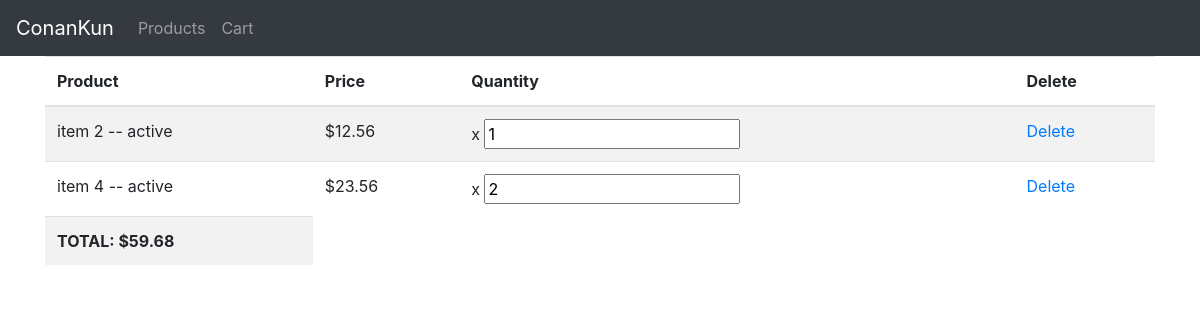
Before: /products/viewCart/ (signed in) with the older database file.
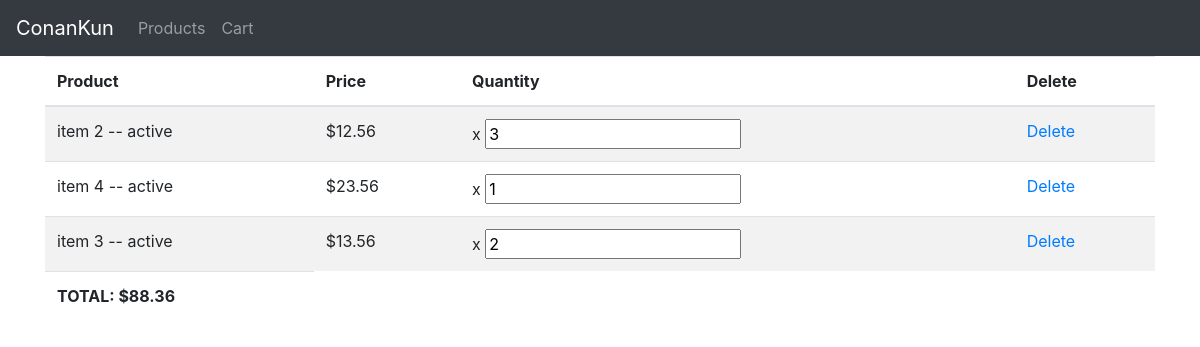
After: the same page with the newer database file.
### products/models.py (models this page shows, shortened)
class Order(models.Model):
	customer = models.CharField(max_length = 25)
	product = models.ForeignKey(Products, on_delete = models.CASCADE)
	quantity = models.IntegerField()
	price = models.FloatField()
	created_at = models.DateTimeField(auto_now_add = True)

class Products(models.Model):
	title = models.CharField(max_length = 25)
	image = models.FileField()
	description = models.TextField()
	price = models.FloatField()
	created_at = models.DateTimeField(auto_now_add = True)
	status = models.CharField(max_length = 25, choices = STATUS)
	def __str__(self):
		return f"{self.title} -- {self.status}"

### products/views.py (the view, shortened to what this page needs)
# urls.py: path('viewCart/', views.viewCart, name = 'viewCart'),
def viewCart(request):
	total = 0
	if request.user.is_authenticated:
		yourCart = Order.objects.filter(customer = request.user)
		if yourCart.exists():
			for item in yourCart:
				total += item.price * item.quantity
			return render(request, 'products/viewCart.html', {'yourCart': yourCart, 'total': total})
		else:
			messages.info(request, 'your cart do not have any product')
			return render(request, 'products/viewCart.html', {'total': total})

### products/templates/products/viewCart.html
{% extends 'products/base.html' %}
{% block content %}
	 <table class="table table-striped">
	    <thead>
	      <tr>
	        <th>Product</th>
	        <th>Price</th>
	        <th>Quantity</th>
	        <th>Delete</th>
	      </tr>
	    </thead>
	    <tbody>
    	{% for cart in yourCart %}
	      <tr>
	        <td>{{cart.product}}</td>
	        <td>${{cart.price}}</td>
	        <td>x <input type="number" min="1" value="{{cart.quantity}}" id="quantity_{{cart.product.id}}" onclick="updateCart({{cart.product.id}})"></td>
	        <td><a href="{% url 'products:deleteCart' cart.product.id %}" title="">Delete</a></td>
	      </tr>
      	{% endfor %}
      	<tr>
      		<td class="font-weight-bold">TOTAL: ${{total |floatformat:2}}</td>
      	</tr>
	    </tbody>
	  </table>
{% endblock %}

Changed rows visible on the page:
changed Order "item 2 -- active": quantity "1" → "3"
changed Order "item 4 -- active": quantity "2" → "1"
added Order: product "item 3 -- active", price "13.56", quantity "2"
Other visible differences:
{{ total |floatformat:2 }}: "59.68" → "88.36"
